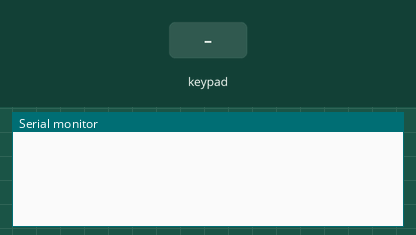
Simulated run of this sketch. Board: Arduino Uno, built with avr-gcc and run on an emulated ATmega328P. On the bench: the last lines printed to the serial monitor. The test bench sets the inputs (shaded band). Random numbers use the default seed unless the sketch sets one.

Above: at 1.2 s.
1.3 s: key '1' pressed
At 1.9 s:
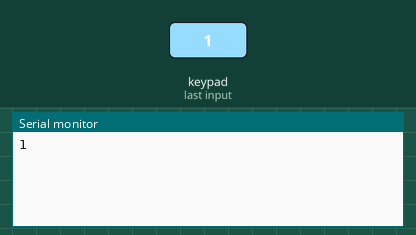
2.8 s: keypad keys 1 1 1 0 9 8 # pressed 0.4 s apart
At 6.2 s:
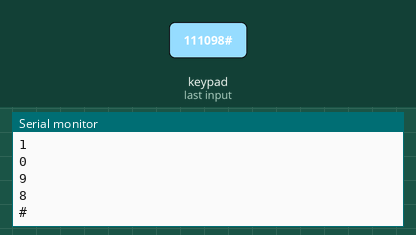
7.1 s: key 'A' pressed
At 7.6 s:
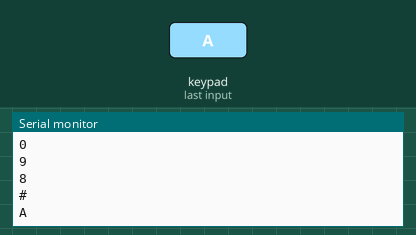
8.6 s: keypad keys 1 1 1 0 9 8 * pressed 0.4 s apart
At 11.6 s:
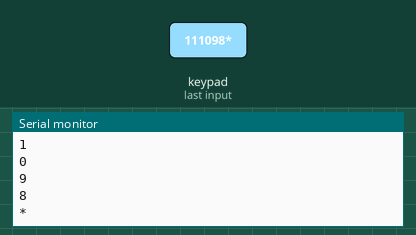
12.9 s: key 'B' pressed
At 13.3 s:
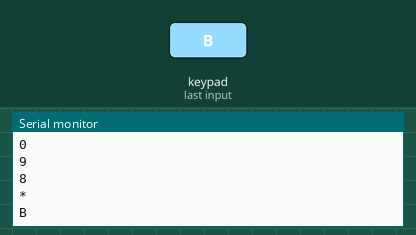
14.4 s: keypad keys 1 1 1 0 9 8 D pressed 0.4 s apart
At 17.2 s:
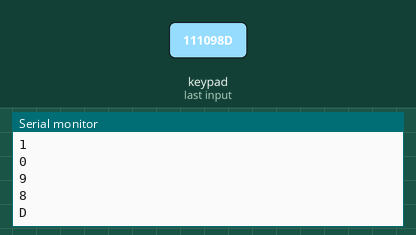
Timing chart, 0 to 18.7 s (numbered marks = the images above; inputs shaded):
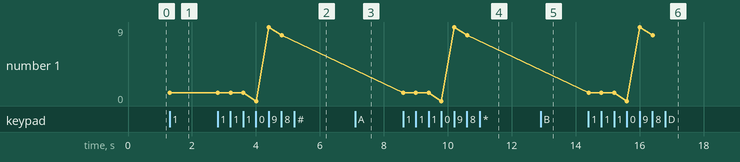

Measured:
- after the input at 1.3 s, the serial monitor: prints a new line at once (image 1)
- after the input at 2.8 s, the serial monitor: prints a new line after 1.2 s (image 2)
- after the input at 7.1 s, the serial monitor: prints a new line at once (image 3)
- after the input at 8.6 s, the serial monitor: prints a new line at once (image 4)
- after the input at 12.9 s, the serial monitor: prints a new line at once (image 5)
- after the input at 14.4 s, the serial monitor: prints a new line at once (image 6)
- plotted number 1: 1 → 8 after the input at 2.8 s

The sketch:

e5.ino
```cpp
#include <Keypad.h>


const byte ROWS = 4;
const byte COLS = 4;

char keys[ROWS][COLS] = {
    {'1', '2', '3', 'A'},
    {'4', '5', '6', 'B'},
    {'7', '8', '9', 'C'},
    {'*', '0', '#', 'D'}
};

byte rowPins[ROWS] = { 11, 10, 9, 8 };
byte colPins[COLS] = { 7, 6, 5, 4 };

Keypad keypad = Keypad(makeKeymap(keys), rowPins, colPins, ROWS, COLS);

void setup() {
    Serial.begin(9600);
}

void loop() {
    char key = keypad.getKey();

    if (key) {
        Serial.println(key);
    }
}
```

e6.c
```cpp
#include <stdio.h>
#include <stdlib.h>
#include <time.h>

#define MAX         20
#define HIGHEST_NUM 99

int main(void) {
    int a[MAX];
    int *p = a;

    srand(time(NULL));
    for (char i = 0; i < MAX; i++) {
        a[i] = rand() % HIGHEST_NUM + 1;
    }

    printf("The value of the address of the array (pointer) is: %p\n", a);
    printf("First integer in the array is (array[0]): %d\n", a[0]);
    printf("The last integer in the array is: %d\n", a[MAX - 1]);
    printf("The size of an integer (number of bytes) is: %ld\n", sizeof(int));
    printf("The size of the whole array in bytes is: %ld\n", sizeof(a));

    printf("Value of each element in array: \n");
    do {
        printf("%d ", *p);
    } while (++p - a < MAX);
    putchar('\n');

    printf("Value of each element * 2 in array: \n");
    p = a;
    do {
        printf("%d ", *p * 2);
    } while (++p - a < MAX);
    putchar('\n');
}
```

e7.c
```cpp
#include <stdio.h>
#include <string.h>

#define MAX_CHAR 20

void copy_str(char *out, char *in);

int main(void) {
    char a[MAX_CHAR], b[MAX_CHAR], c[MAX_CHAR];

    char *result;
    if ((result = fgets(a, MAX_CHAR, stdin)) == NULL) {
        printf("Error reading input!\n");
    }

    strcpy(b, a);
    copy_str(c, a);

    printf("Original input: %s\n", a);
    printf("Copied with strcpy: %s\n", b);
    printf("Copied with ma own method: %s\n", c);
}

void copy_str(char *out, char *in) {
    do {
        *out = *in;
        out++;
    } while (*(++in) != '\0');

    *out = '\0';
}
```
